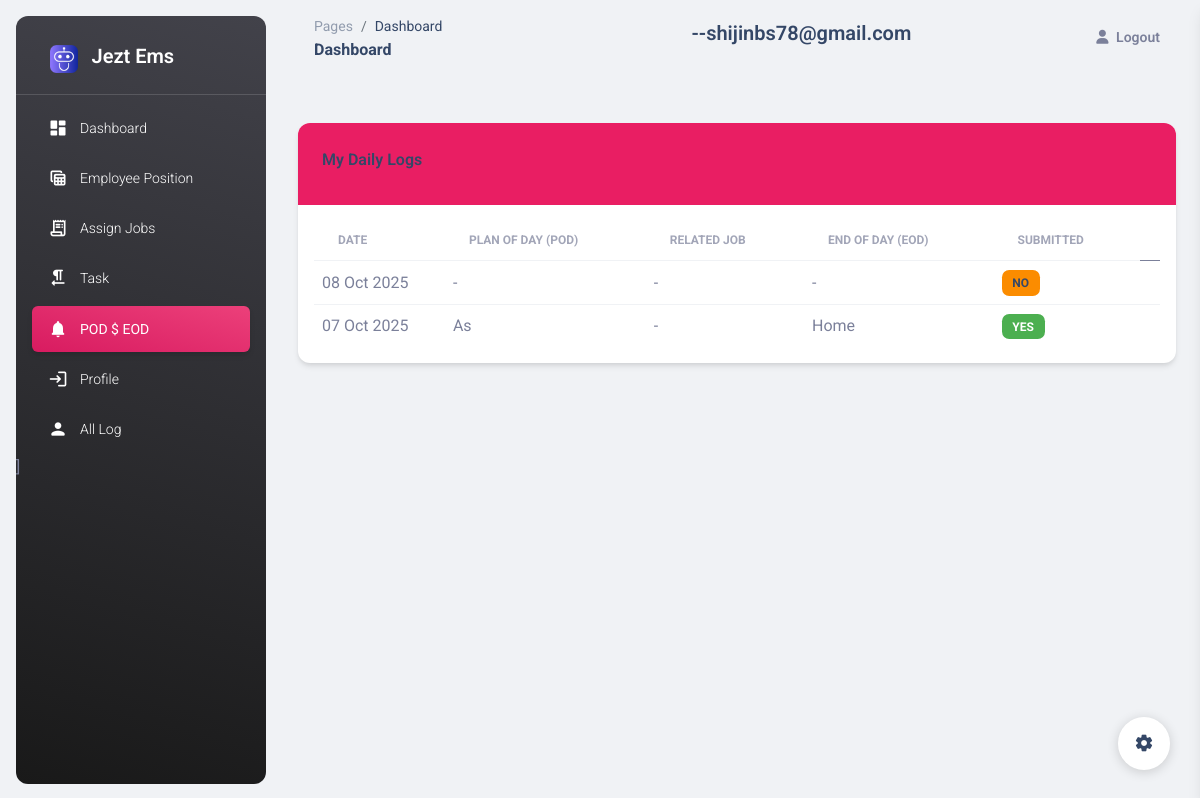
/my-daily-logs/ (signed in), run on the app's committed database.
### apps/models.py (models this page shows, shortened)
class DailyLog(models.Model):
    employee = models.ForeignKey(EmployeeProfile, on_delete=models.CASCADE, related_name='daily_logs')
    date = models.DateField(auto_now_add=True)
    pod = models.TextField("Plan of Day")
    eod = models.TextField("End of Day", blank=True, null=True)
    is_eod_submitted = models.BooleanField(default=False)
    related_assignment = models.ForeignKey(JobAssignment, null=True, blank=True, on_delete=models.SET_NULL)
    class Meta:
        unique_together = ('employee', 'date')

### apps/views.py (the view)
# urls.py: path('my-daily-logs/',my_daily_logs, name='my_daily_logs'),
@login_required
def my_daily_logs(request):
    user = request.user
    employee = EmployeeProfile.objects.get(user=user)
    logs = DailyLog.objects.filter(employee=employee).order_by('-date')
    context = {
        "logs": logs
    }
    return render(request, "my_daily_logs.html", context)

### apps/mid.py (called while the page is built)
    def __call__(self, request):
        response = self.get_response(request)
        user_id = request.user.id if request.user.is_authenticated else "Anonymous"
        username = request.user.username if request.user.is_authenticated else "Anonymous"
        log_line = f"{now()} - User:{user_id} ({username}) - {request.method} - {request.path}\n"
        with open(self.log_file, "a") as f:
            f.write(log_line)
        return response

### templates/my_daily_logs.html
{% extends "base.html" %}
{% block content %}
<div class="col-lg-12 col-md-10 col-12 mx-auto mt-4">
  <div class="card h-100">
    <div class="card-header bg-primary text-white">
      <h6>My Daily Logs</h6>
    </div>
    <div class="card-body p-3">
      {% if logs %}
      <table class="table align-items-center mb-0">
        <thead>
          <tr>
            <th class="text-uppercase text-secondary text-xs font-weight-bolder opacity-7">Date</th>
            <th class="text-uppercase text-secondary text-xs font-weight-bolder opacity-7">Plan of Day (POD)</th>
            <th class="text-uppercase text-secondary text-xs font-weight-bolder opacity-7">Related Job</th>
            <th class="text-uppercase text-secondary text-xs font-weight-bolder opacity-7">End of Day (EOD)</th>
            <th class="text-uppercase text-secondary text-xs font-weight-bolder opacity-7">Submitted</th>
          </tr>
        </thead>
        <tbody>
          {% for log in logs %}
          <tr>
            <td>{{ log.date|date:"d M Y" }}</td>
            <td>{{ log.pod|default:"-" }}</td>
            <td>
              {% if log.related_assignment %}
                {{ log.related_assignment.description|truncatechars:50 }}
              {% else %}
                -
              {% endif %}
            </td>
            <td>{{ log.eod|default:"-" }}</td>
            <td>
              {% if log.is_eod_submitted %}
                <span class="badge bg-success">Yes</span>
              {% else %}
                <span class="badge bg-warning text-dark">No</span>
              {% endif %}
            </td>
            <td>
  </td>
          </tr>
          {% endfor %}
        </tbody>
      </table>
      {% else %}
        <p>No daily logs found.</p>
      {% endif %}
    </div>
  </div>
</div>
{% endblock %}

### templates/base.html (shortened to what this page needs)
{% load static %}
<!DOCTYPE html>
<html lang="en">
<head>
  <link href="{% static 'assets/css/nucleo-icons.css' %}" rel="stylesheet" />
  <link href="{% static 'assets/css/nucleo-svg.css' %}" rel="stylesheet" />
  <link id="pagestyle" href="{% static 'assets/css/material-dashboard.css' %}" rel="stylesheet" />
</head>
<body class="g-sidenav-show  bg-gray-200">
  <aside class="sidenav navbar navbar-vertical navbar-expand-xs border-0 border-radius-xl my-3 fixed-start ms-3   bg-gradient-dark" id="sidenav-main">
    <div class="sidenav-header">
      <a class="navbar-brand m-0" href=" https://demos.creative-tim.com/material-dashboard/pages/dashboard " target="_blank">
        <img src="{% static 'assets/img/jezt/logo-sm.png' %}" class="navbar-brand-img h-100" alt="main_logo">
        <span class="ms-2 font-weight-bold text-white" style="font-size: 20px;">Jezt Ems</span>
      </a>
    </div>
    <hr class="horizontal light mt-0 mb-2">
    <div class="collapse navbar-collapse  w-auto  max-height-vh-100" id="sidenav-collapse-main">
      <ul class="navbar-nav">
        <li class="nav-item">
          <a class="nav-link text-white active bg-gradient-primary" href="{% url 'home' %}">
            <div class="text-white text-center me-2 d-flex align-items-center justify-content-center">
              <i class="material-icons opacity-10">dashboard</i>
            </div>
            <span class="nav-link-text ms-1">Dashboard</span>
          </a>
        </li>
        {% if request.user.is_superuser or request.user.employeeprofile.is_senior %}
        <li class="nav-item">
          <a class="nav-link text-white " href="{% url 'employee_list' %}">
            <div class="text-white text-center me-2 d-flex align-items-center justify-content-center">
              <i class="material-icons opacity-10">table_view</i>
            </div>
            <span class="nav-link-text ms-1">Employee Position</span>
          </a>
        </li>
        {% endif %}
        {% if request.user.is_superuser or request.user.employeeprofile.is_senior %}
        <li class="nav-item">
          <a class="nav-link text-white " href="{% url 'assign_job' %}">
            <div class="text-white text-center me-2 d-flex align-items-center justify-content-center">
              <i class="material-icons opacity-10">receipt_long</i>
            </div>
            <span class="nav-link-text ms-1">Assign Jobs</span>
          </a>
        </li>
        {% endif %}
        <li class="nav-item">
          <a class="nav-link text-white " href="{% url 'employee_jobs' %}">
            <div class="text-white text-center me-2 d-flex align-items-center justify-content-center">
              <i class="material-icons opacity-10">format_textdirection_r_to_l</i>
            </div>
            <span class="nav-link-text ms-1">Task</span>
          </a>
        </li>
        <li class="nav-item">
          <a class="nav-link text-white " href="{% url 'my_daily_logs' %}">
            <div class="text-white text-center me-2 d-flex align-items-center justify-content-center">
              <i class="material-icons opacity-10">notifications</i>
            </div>
            <span class="nav-link-text ms-1">POD $ EOD</span>
          </a>
        </li>
        <li class="nav-item">
          <a class="nav-link text-white " href="{% url 'profile' %}">
            <div class="text-white text-center me-2 d-flex align-items-center justify-content-center">
              <i class="material-icons opacity-10">login</i>
            </div>
            <span class="nav-link-text ms-1">Profile</span>
          </a>
        </li>
        {% if request.user.is_superuser or request.user.employeeprofile.is_senior %}
        <li class="nav-item">
          <a class="nav-link text-white " href="{% url 'all_employees_pod' %}">
            <div class="text-white text-center me-2 d-flex align-items-center justify-content-center">
              <i class="material-icons opacity-10">person</i>
            </div>
            <span class="nav-link-text ms-1">All Log</span>
          </a>
        </li>
        {% endif %}
      ]
      </ul>
    </div>
  </aside>
  <main class="main-content position-relative max-height-vh-100 h-100 border-radius-lg ">
    <nav class="navbar navbar-main navbar-expand-lg px-0 mx-4 shadow-none border-radius-xl" id="navbarBlur" navbar-scroll="true">
      <div class="container-fluid py-1 px-3">
        <nav aria-label="breadcrumb">
          <ol class="breadcrumb bg-transparent mb-0 pb-0 pt-1 px-0 me-sm-6 me-5">
            <li class="breadcrumb-item text-sm"><a class="opacity-5 text-dark" href="javascript:;">Pages</a></li>
            <li class="breadcrumb-item text-sm text-dark active" aria-current="page">Dashboard</li>
          </ol>
          <h6 class="font-weight-bolder mb-0">Dashboard</h6>
        </nav>
        <h5>{{request.user.employee_id}}--{{request.user.email}}</h5>
          <ul class="navbar-nav  justify-content-end">
            <li class="nav-item d-flex align-items-center">
              <a href="{% url 'logout' %}" class="nav-link text-body font-weight-bold px-0">
                <i class="fa fa-user me-sm-1"></i>
                <span class="d-sm-inline d-none">Logout</span>
              </a>
            </li>
          </ul>
        </div>
    </nav>
    <div class="container-fluid py-4">
        {% block content %}
        {% endblock %}
    </div>
  </main>
  <div class="fixed-plugin">
    <a class="fixed-plugin-button text-dark position-fixed px-3 py-2">
      <i class="material-icons py-2">settings</i>
    </a>
  </div>
</body>
</html>

### data on the page
DailyLog: date "08 Oct 2025", pod "-", eod "-", is_eod_submitted "NO"
DailyLog: date "07 Oct 2025", pod "As", eod "Home", is_eod_submitted "YES"

### other printed values
{{ request.user.email }} "shijinbs78@gmail.com"
